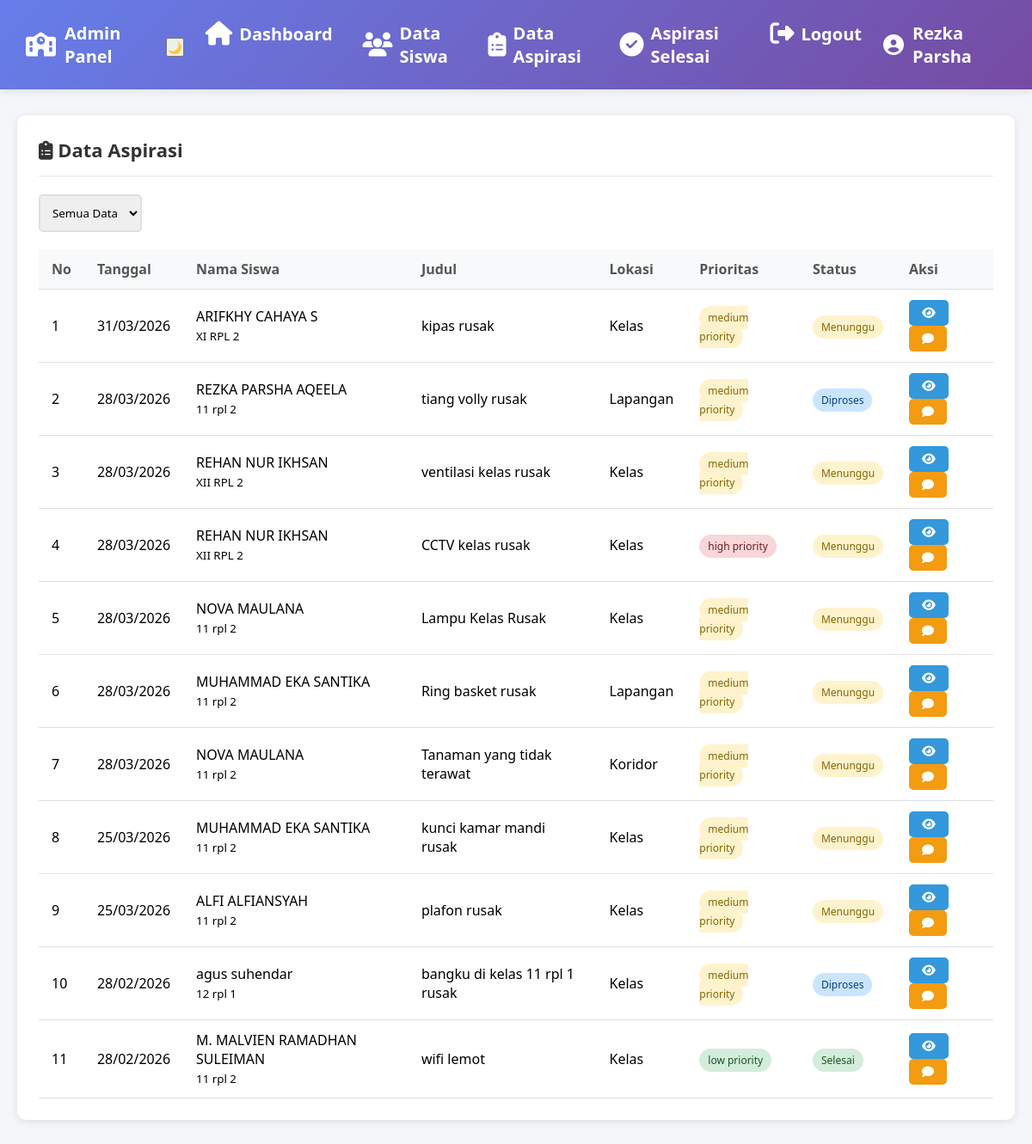
Screenshot of /VIEW/ADMIN/v_DataAspirasi.php (signed in) with the database file from the repository.
### tables this page shows
CREATE TABLE `aspirasi` (
  `id_aspirasi` int NOT NULL,
  `nis` int NOT NULL,
  `id_admin` int DEFAULT NULL,
  `id_histori` int DEFAULT NULL,
  `judul_laporan` varchar(100) NOT NULL,
  `keterangan` text NOT NULL,
  `kategori_prioritas` enum('high priority','medium priority','low priority') DEFAULT 'medium priority',
  `lokasi` enum('kelas','toilet','mushola','lapangan','koridor','lab') NOT NULL,
  `foto_gambar` varchar(100) DEFAULT NULL,
  `tanggal_dikirim` timestamp NULL DEFAULT CURRENT_TIMESTAMP,
  `status` enum('menunggu','diproses','selesai') DEFAULT 'menunggu'
);

CREATE TABLE `siswa` (
  `nis` int NOT NULL,
  `nama` varchar(35) NOT NULL,
  `kelas` varchar(10) NOT NULL,
  `email` varchar(50) NOT NULL,
  `password` varchar(255) NOT NULL,
  `created_at` timestamp NULL DEFAULT CURRENT_TIMESTAMP
);

### MODEL/m_koneksi.php (called while the page is built, shortened)
<?php
class Koneksi
{
    private $host = "127.0.0.1";
    private $username = "root";
    private $password = "root";
    private $db = "pengaduan_sarana_sekolah_kel6_11rpl2";
    function __construct()
    {
        $this->koneksi = mysqli_connect(
            $this->host,
            $this->username,
            $this->password,
            $this->db
        );
    }
}
?>

### MODEL/m_aspirasi.php (called while the page is built, shortened)
<?php
require_once 'm_koneksi.php';
class Aspirasi {
    private $koneksi;
    public function __construct() {
        $db = new Koneksi();
        $this->koneksi = $db->koneksi;
    }
    public function getAllAspirasi() {
        $query = "SELECT a.*, s.nama as nama_siswa, s.kelas
                  FROM aspirasi a
                  JOIN siswa s ON a.nis = s.nis
                  ORDER BY a.tanggal_dikirim DESC, a.id_aspirasi DESC";
        $result = mysqli_query($this->koneksi, $query);
        $data = [];
        while ($row = mysqli_fetch_assoc($result)) {
            $data[] = $row;
        }
        return $data;
    }
}
?>

### MODEL/m_umpanbalik.php (called while the page is built, shortened)
<?php
require_once 'm_koneksi.php';
class UmpanBalik {
    public function __construct() {
        $db = new Koneksi();
    }
}
?>

### MODEL/m_histori.php (called while the page is built, shortened)
<?php
require_once 'm_koneksi.php';
class HistoriAspirasi {
    public function __construct() {
        $db = new Koneksi();
    }
}
?>

### MODEL/m_progres.php (called while the page is built, shortened)
<?php
require_once 'm_koneksi.php';
class Progres {
    public function __construct() {
        $db = new Koneksi();
    }
}
?>

### CONTROLLER/c_aspirasi.php (called while the page is built, shortened)
<?php
require_once __DIR__ . '/../MODEL/m_aspirasi.php';
require_once __DIR__ . '/../MODEL/m_umpanbalik.php';
require_once __DIR__ . '/../MODEL/m_histori.php';
require_once __DIR__ . '/../MODEL/m_progres.php';
class AspirasiController
{
    private $aspirasiModel;
    public function __construct()
    {
        $this->aspirasiModel = new Aspirasi();
    }
    public function getAspirasiFiltered($filterType = '', $filterValue = '')
    {
        if (empty($filterValue)) {
            return $this->aspirasiModel->getAllAspirasi();
        }
    }
}
?>

### VIEW/ADMIN/v_DataAspirasi.php (the view, shortened to what this page needs)
<?php
require_once '../../CONTROLLER/c_aspirasi.php';
$aspirasiController = new AspirasiController();
$filterType = isset($_GET['filter']) ? $_GET['filter'] : '';
$filterValue = isset($_GET['value']) ? $_GET['value'] : '';
$aspirasiList = $aspirasiController->getAspirasiFiltered($filterType, $filterValue);
?>
<!DOCTYPE html>
<html lang="id">
<head>
    <link rel="stylesheet" href="../../ASSETS/NavbarAdmin.css">
    <link rel="stylesheet" href="https://cdnjs.cloudflare.com/ajax/libs/font-awesome/6.4.0/css/all.min.css">
</head>
<body>
    <?php include '../../template/NavbarAdmin.php'; ?>
    <div class="container">
        <div class="card">
            <div class="card-header">
                <h2><i class="fas fa-clipboard-list"></i> Data Aspirasi</h2>
            </div>
            <div class="filter-section">
                <form method="GET" id="filterForm" style="display: flex; gap: 10px; flex-wrap: wrap;">
                    <select name="filter" onchange="resetValueAndSubmit()">
                        <option value="">Semua Data</option>
                    </select>
                </form>
            </div>
            <div class="table-container">
                <table>
                    <thead>
                        <tr>
                            <th>No</th>
                            <th>Tanggal</th>
                            <th>Nama Siswa</th>
                            <th>Judul</th>
                            <th>Lokasi</th>
                            <th>Prioritas</th>
                            <th>Status</th>
                            <th>Aksi</th>
                        </tr>
                    </thead>
                    <tbody>
                        <?php
                        $no = 1;
                        foreach ($aspirasiList as $aspirasi):
                        ?>
                            <tr>
                                <td><?php echo $no++; ?></td>
                                <td><?php echo date('d/m/Y', strtotime($aspirasi['tanggal_dikirim'])); ?></td>
                                <td><?php echo htmlspecialchars($aspirasi['nama_siswa']); ?><br>
                                    <small><?php echo htmlspecialchars($aspirasi['kelas']); ?></small>
                                </td>
                                <td><?php echo htmlspecialchars($aspirasi['judul_laporan']); ?></td>
                                <td><?php echo ucfirst($aspirasi['lokasi']); ?></td>
                                <td>
                                    <span class="badge badge-<?php echo explode(' ', $aspirasi['kategori_prioritas'])[0]; ?>">
                                        <?php echo $aspirasi['kategori_prioritas']; ?>
                                    </span>
                                </td>
                                <td>
                                    <span class="badge badge-<?php echo $aspirasi['status']; ?>">
                                        <?php echo ucfirst($aspirasi['status']); ?>
                                    </span>
                                </td>
                                <td>
                                    <button onclick="openDetailModal(<?php echo $aspirasi['id_aspirasi']; ?>)" class="btn btn-info">
                                        <i class="fas fa-eye"></i>
                                    </button>
                                    <a href="UmpanBalik.php?id=<?php echo $aspirasi['id_aspirasi']; ?>" class="btn btn-warning">
                                        <i class="fas fa-comment"></i>
                                    </a>
                                </td>
                            </tr>
                        <?php endforeach; ?>
                    </tbody>
                </table>
            </div>
        </div>
    </div>
</body>
</html>

### ASSETS/NavbarAdmin.css (style rules this page uses)
* { margin: 0; padding: 0; box-sizing: border-box; font-family: 'Segoe UI', Tahoma, Geneva, Verdana, sans-serif; }
body { background: #f5f6fa; }
.container { max-width: 1200px; margin: 30px auto; padding: 0 20px; }
.card { background: white; border-radius: 10px; box-shadow: 0 2px 10px rgba(0,0,0,0.1); padding: 25px; margin-bottom: 20px; }
.card-header { display: flex; justify-content: space-between; align-items: center; margin-bottom: 20px; padding-bottom: 15px; border-bottom: 2px solid #f0f0f0; }
.card-header h2 { color: #333; font-size: 22px; }
.table-container { overflow-x: auto; }
table { width: 100%; border-collapse: collapse; }
table th, table td { padding: 12px 15px; text-align: left; border-bottom: 1px solid #e0e0e0; }
table th { background: #f8f9fa; color: #555; font-weight: 600; }
.btn { padding: 8px 15px; border: none; border-radius: 5px; cursor: pointer; font-size: 14px; text-decoration: none; display: inline-flex; align-items: center; gap: 5px; transition: all 0.3s; }
.btn-warning { background: #f39c12; color: white; }
.btn-info { background: #3498db; color: white; }
.badge { padding: 5px 10px; border-radius: 15px; font-size: 12px; font-weight: 500; }
.badge-menunggu { background: #fff3cd; color: #856404; }
.badge-diproses { background: #cce5ff; color: #004085; }
.badge-selesai { background: #d4edda; color: #155724; }
.badge-high { background: #f8d7da; color: #721c24; }
.badge-medium { background: #fff3cd; color: #856404; }
.badge-low { background: #d4edda; color: #155724; }
.filter-section { display: flex; gap: 15px; margin-bottom: 20px; flex-wrap: wrap; }
.filter-section select, .filter-section input { padding: 10px; border: 2px solid #e0e0e0; border-radius: 5px; }

### rows the page displays
aspirasi: tanggal_dikirim "31/03/2026", nis.nama "ARIFKHY CAHAYA S", nis.kelas "XI RPL 2", judul_laporan "kipas rusak", lokasi "Kelas", kategori_prioritas "medium priority", status "Menunggu"
aspirasi: tanggal_dikirim "28/03/2026", nis.nama "REZKA PARSHA AQEELA", nis.kelas "11 rpl 2", judul_laporan "tiang volly rusak", lokasi "Lapangan", kategori_prioritas "medium priority", status "Diproses"
aspirasi: tanggal_dikirim "28/03/2026", nis.nama "REHAN NUR IKHSAN", nis.kelas "XII RPL 2", judul_laporan "ventilasi kelas rusak", lokasi "Kelas", kategori_prioritas "medium priority", status "Menunggu"
aspirasi: tanggal_dikirim "28/03/2026", nis.nama "REHAN NUR IKHSAN", nis.kelas "XII RPL 2", judul_laporan "CCTV kelas rusak", lokasi "Kelas", kategori_prioritas "high priority", status "Menunggu"
aspirasi: tanggal_dikirim "28/03/2026", nis.nama "NOVA MAULANA", nis.kelas "11 rpl 2", judul_laporan "Lampu Kelas Rusak", lokasi "Kelas", kategori_prioritas "medium priority", status "Menunggu"
aspirasi: tanggal_dikirim "28/03/2026", nis.nama "MUHAMMAD EKA SANTIKA", nis.kelas "11 rpl 2", judul_laporan "Ring basket rusak", lokasi "Lapangan", kategori_prioritas "medium priority", status "Menunggu"
aspirasi: tanggal_dikirim "28/03/2026", nis.nama "NOVA MAULANA", nis.kelas "11 rpl 2", judul_laporan "Tanaman yang tidak terawat", lokasi "Koridor", kategori_prioritas "medium priority", status "Menunggu"
aspirasi: tanggal_dikirim "25/03/2026", nis.nama "MUHAMMAD EKA SANTIKA", nis.kelas "11 rpl 2", judul_laporan "kunci kamar mandi rusak", lokasi "Kelas", kategori_prioritas "medium priority", status "Menunggu"
aspirasi: tanggal_dikirim "25/03/2026", nis.nama "ALFI ALFIANSYAH", nis.kelas "11 rpl 2", judul_laporan "plafon rusak", lokasi "Kelas", kategori_prioritas "medium priority", status "Menunggu"
aspirasi: tanggal_dikirim "28/02/2026", nis.nama "agus suhendar", nis.kelas "12 rpl 1", judul_laporan "bangku di kelas 11 rpl 1 rusak", lokasi "Kelas", kategori_prioritas "medium priority", status "Diproses"
aspirasi: tanggal_dikirim "28/02/2026", nis.nama "M. MALVIEN RAMADHAN SULEIMAN", nis.kelas "11 rpl 2", judul_laporan "wifi lemot", lokasi "Kelas", kategori_prioritas "low priority", status "Selesai"

### other values shown
$_SESSION['nama_lengkap'] "Rezka Parsha"
